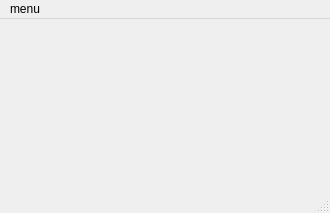
<?xml version="1.0" encoding="UTF-8"?>
<ui version="4.0">
 <class>MainWindow</class>
 <widget class="QMainWindow" name="MainWindow">
  <property name="geometry">
   <rect>
    <x>0</x>
    <y>0</y>
    <width>330</width>
    <height>213</height>
   </rect>
  </property>
  <property name="windowTitle">
   <string>MainWindow</string>
  </property>
  <widget class="QWidget" name="centralwidget"/>
  <widget class="QMenuBar" name="menubar">
   <property name="geometry">
    <rect>
     <x>0</x>
     <y>0</y>
     <width>330</width>
     <height>28</height>
    </rect>
   </property>
   <widget class="QMenu" name="menuMenu">
    <property name="title">
     <string>menu</string>
    </property>
    <widget class="QMenu" name="separator">
     <property name="title">
      <string>separator</string>
     </property>
     <addaction name="actionSubmenu"/>
    </widget>
    <addaction name="separator"/>
    <addaction name="separator"/>
    <addaction name="actionMenuitem"/>
   </widget>
   <addaction name="menuMenu"/>
  </widget>
  <widget class="QStatusBar" name="statusbar"/>
  <action name="actionMenuitem">
   <property name="text">
    <string>menuitem</string>
   </property>
  </action>
  <action name="actionSubmenu">
   <property name="text">
    <string>submenu</string>
   </property>
  </action>
 </widget>
 <resources/>
 <connections/>
</ui>
